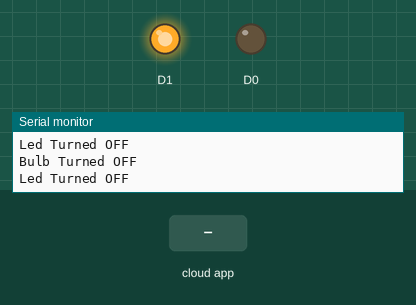
This sketch was run on a simulated ESP8266 (NodeMCU). Parts: output pins drawn as LEDs (lit = HIGH), the last lines printed to the serial monitor. The test bench sets the inputs (shaded band). WiFi joins after 1.5 s; servers stay silent unless stated; the Firebase database answers and starts empty.

Above: at 2.7 s.
2.8 s: the phone or cloud app sets DC_BULB to 1
At 4.0 s:
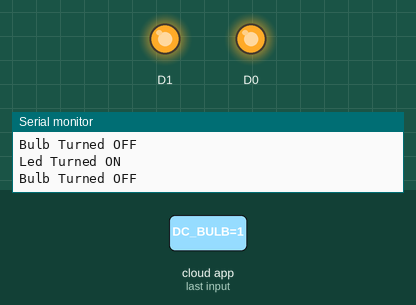
4.3 s: the phone or cloud app sets AC_BULB to 1
At 4.8 s:
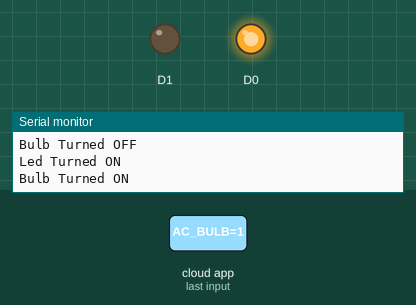
6.0 s: the phone or cloud app sets AC_BULB to 0
At 8.0 s:
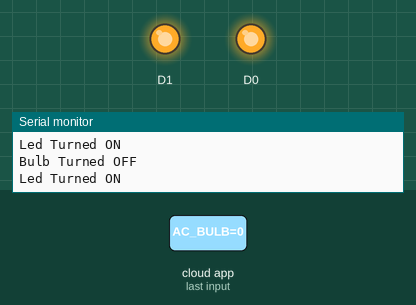
8.6 s: the phone or cloud app sets DC_BULB to 0
At 10.0 s:
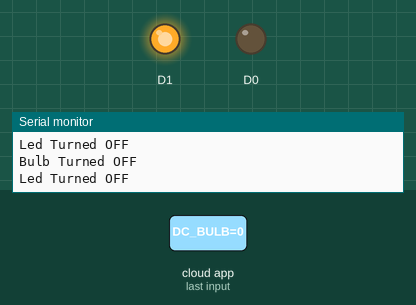
Timing chart, 0 to 11.2 s (numbered marks = the images above; inputs shaded):
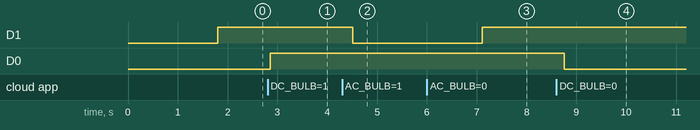

Measured:
- after the input at 2.8 s, D0: LOW → HIGH after 0.05 s
- after the input at 4.3 s, D1: HIGH → LOW after 0.21 s
- after the input at 6.0 s, D1: LOW → HIGH after 1.1 s
- after the input at 8.6 s, D0: HIGH → LOW after 0.16 s

The sketch:

assessment2_1.ino
```cpp
#include <ESP8266WiFi.h>
#include <FirebaseArduino.h>
// #include "DHT.h"

#define FIREBASE_HOST "arduino-led-blink-default-rtdb.asia-southeast1.firebasedatabase.app" // Firebase host
#define FIREBASE_AUTH "YXKhQUW7ccdgIDzlehafnUBxLQz1kIlEt70hFKMc" //Firebase Auth code
#define WIFI_SSID "MohamedZumry" //Enter your wifi Name
#define WIFI_PASSWORD "dlcd8553" // Enter your password
int fireLEDStatus = 0;
int fireACBulbStatus = 0;
// float fireTemp = 0;
// float fireHumid = 0;

// DHT dht11(D2, DHT11);

void setup() {
  Serial.begin(9600);
  pinMode(D0, OUTPUT);
  pinMode(D1, OUTPUT);

  // dht11.begin();
  WiFi.begin(WIFI_SSID, WIFI_PASSWORD);
  Serial.print("Connecting");
  while (WiFi.status() != WL_CONNECTED) {
    Serial.print(".");
    delay(500);
  }
  Serial.println();
  Serial.println("Connected.");
  Serial.println(WiFi.localIP());
  Firebase.begin(FIREBASE_HOST, FIREBASE_AUTH);
 // Firebase.set("LED_STATUS", 0);
}

void loop() {

  fireLEDStatus = Firebase.getInt("DC_BULB");
  if (fireLEDStatus == 1) {
    Serial.println("Led Turned ON");
    digitalWrite(D0, HIGH);

  }
  else if (fireLEDStatus == 0) {
    Serial.println("Led Turned OFF");
    digitalWrite(D0, LOW);
  }
  else {
    Serial.println("Command Error! Please send 0/1");
  }

  fireACBulbStatus = Firebase.getInt("AC_BULB");
  if (fireACBulbStatus == 1) {
    Serial.println("Bulb Turned ON");
    digitalWrite(D1, LOW);
delay(1000);
  }
  else if (fireACBulbStatus == 0) {
    Serial.println("Bulb Turned OFF");
    digitalWrite(D1, HIGH);
  }
  else {
    Serial.println("Command Error! Please send 0/1");
  }
}
```
